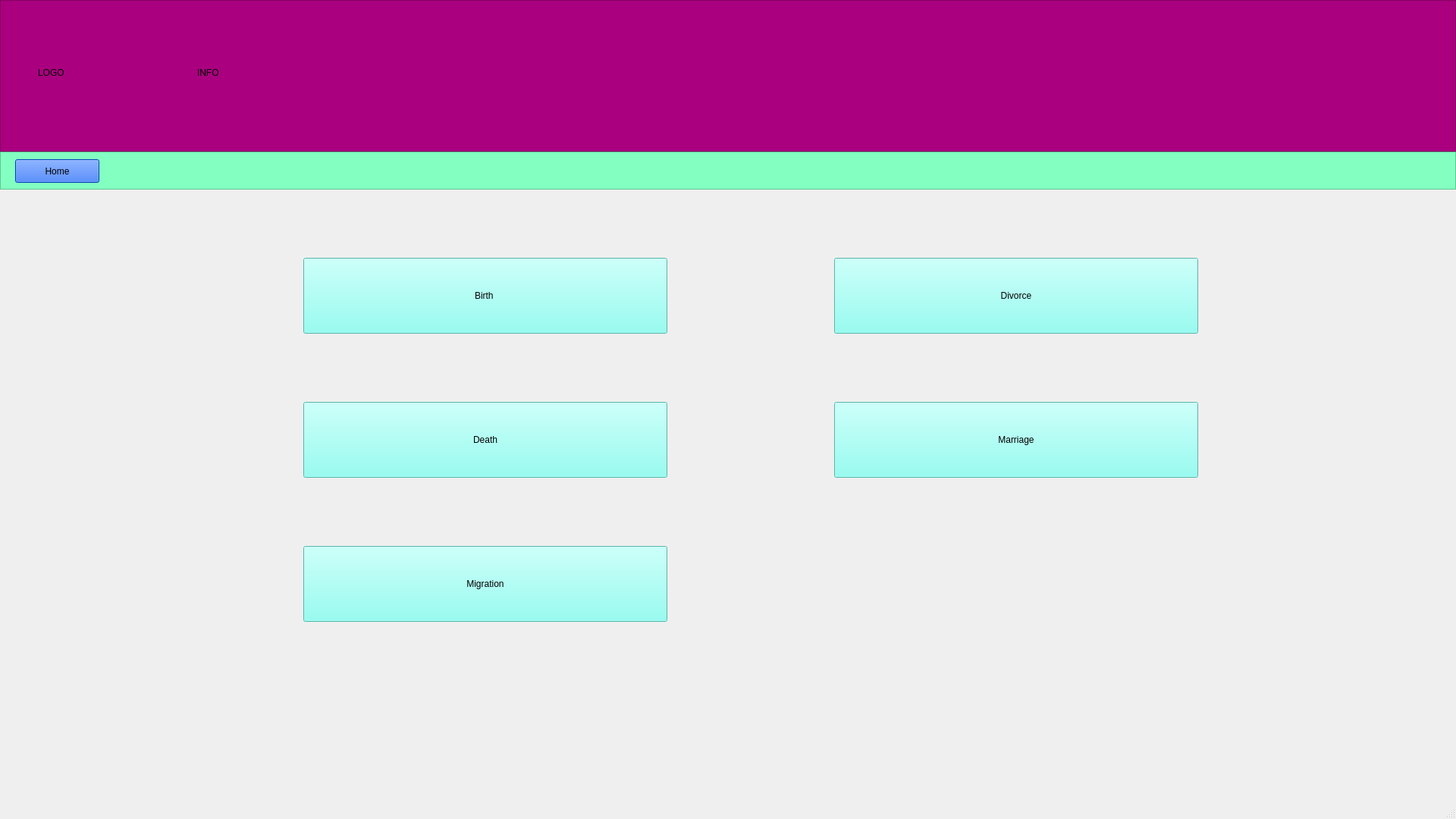
<?xml version="1.0" encoding="UTF-8"?>
<ui version="4.0">
 <class>homeWindow</class>
 <widget class="QMainWindow" name="homeWindow">
  <property name="geometry">
   <rect>
    <x>0</x>
    <y>0</y>
    <width>1920</width>
    <height>1080</height>
   </rect>
  </property>
  <property name="minimumSize">
   <size>
    <width>1920</width>
    <height>1080</height>
   </size>
  </property>
  <property name="maximumSize">
   <size>
    <width>1920</width>
    <height>1080</height>
   </size>
  </property>
  <property name="windowTitle">
   <string>MainWindow</string>
  </property>
  <widget class="QWidget" name="centralwidget">
   <widget class="QFrame" name="frame_logo">
    <property name="geometry">
     <rect>
      <x>0</x>
      <y>0</y>
      <width>1920</width>
      <height>200</height>
     </rect>
    </property>
    <property name="styleSheet">
     <string notr="true">background-color: rgb(170, 0, 127);</string>
    </property>
    <property name="frameShape">
     <enum>QFrame::StyledPanel</enum>
    </property>
    <property name="frameShadow">
     <enum>QFrame::Raised</enum>
    </property>
    <widget class="QLabel" name="label_logo">
     <property name="geometry">
      <rect>
       <x>50</x>
       <y>40</y>
       <width>171</width>
       <height>111</height>
      </rect>
     </property>
     <property name="text">
      <string>LOGO</string>
     </property>
    </widget>
    <widget class="QLabel" name="label_info">
     <property name="geometry">
      <rect>
       <x>260</x>
       <y>40</y>
       <width>941</width>
       <height>111</height>
      </rect>
     </property>
     <property name="text">
      <string>INFO</string>
     </property>
    </widget>
   </widget>
   <widget class="QFrame" name="frame">
    <property name="geometry">
     <rect>
      <x>0</x>
      <y>200</y>
      <width>1920</width>
      <height>50</height>
     </rect>
    </property>
    <property name="styleSheet">
     <string notr="true">background-color: rgb(130, 255, 193);</string>
    </property>
    <property name="frameShape">
     <enum>QFrame::StyledPanel</enum>
    </property>
    <property name="frameShadow">
     <enum>QFrame::Raised</enum>
    </property>
    <widget class="QPushButton" name="pushButton_home">
     <property name="geometry">
      <rect>
       <x>20</x>
       <y>10</y>
       <width>111</width>
       <height>31</height>
      </rect>
     </property>
     <property name="toolTip">
      <string>haha</string>
     </property>
     <property name="styleSheet">
      <string notr="true">font: 75 9pt &quot;MS Shell Dlg 2&quot;;
background-color: rgb(0, 85, 255);</string>
     </property>
     <property name="text">
      <string>Home</string>
     </property>
    </widget>
   </widget>
   <widget class="QStackedWidget" name="stackedWidget">
    <property name="geometry">
     <rect>
      <x>0</x>
      <y>250</y>
      <width>1920</width>
      <height>930</height>
     </rect>
    </property>
    <widget class="QWidget" name="page">
     <widget class="QPushButton" name="pushButton_death">
      <property name="geometry">
       <rect>
        <x>400</x>
        <y>280</y>
        <width>480</width>
        <height>100</height>
       </rect>
      </property>
      <property name="styleSheet">
       <string notr="true">font: 75 24pt &quot;MS Shell Dlg 2&quot;;
background-color: rgb(119, 255, 240);
</string>
      </property>
      <property name="text">
       <string>Death</string>
      </property>
     </widget>
     <widget class="QPushButton" name="pushButton_divorce">
      <property name="geometry">
       <rect>
        <x>1100</x>
        <y>90</y>
        <width>480</width>
        <height>100</height>
       </rect>
      </property>
      <property name="styleSheet">
       <string notr="true">font: 75 24pt &quot;MS Shell Dlg 2&quot;;
background-color: rgb(119, 255, 240);</string>
      </property>
      <property name="text">
       <string>Divorce</string>
      </property>
     </widget>
     <widget class="QPushButton" name="pushButton_marriage">
      <property name="geometry">
       <rect>
        <x>1100</x>
        <y>280</y>
        <width>480</width>
        <height>100</height>
       </rect>
      </property>
      <property name="styleSheet">
       <string notr="true">font: 75 24pt &quot;MS Shell Dlg 2&quot;;
background-color: rgb(119, 255, 240);
</string>
      </property>
      <property name="text">
       <string>Marriage</string>
      </property>
     </widget>
     <widget class="QPushButton" name="pushButton_birth">
      <property name="geometry">
       <rect>
        <x>400</x>
        <y>90</y>
        <width>480</width>
        <height>100</height>
       </rect>
      </property>
      <property name="styleSheet">
       <string notr="true">font: 75 10pt &quot;MS Shell Dlg 2&quot;;
font: 24pt &quot;MS Shell Dlg 2&quot;;
background-color: rgb(119, 255, 240);</string>
      </property>
      <property name="text">
       <string>Birth </string>
      </property>
     </widget>
     <widget class="QPushButton" name="pushButton_migration">
      <property name="geometry">
       <rect>
        <x>400</x>
        <y>470</y>
        <width>480</width>
        <height>100</height>
       </rect>
      </property>
      <property name="styleSheet">
       <string notr="true">font: 75 24pt &quot;MS Shell Dlg 2&quot;;background-color: rgb(119, 255, 240);</string>
      </property>
      <property name="text">
       <string>Migration</string>
      </property>
     </widget>
    </widget>
    <widget class="QWidget" name="page_2"/>
   </widget>
  </widget>
  <widget class="QStatusBar" name="statusbar"/>
 </widget>
 <resources/>
 <connections/>
</ui>
